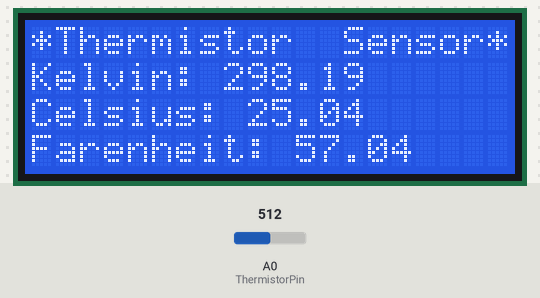
This program was run on a simulated Arduino Uno, built with avr-gcc and run on an emulated ATmega328P. On the bench: 20×4 character LCD. The inputs (shaded band) are chosen by the test bench; at power-on: A0 (ThermistorPin) = 512.

Above: at 1.3 s.
1.4 s: A0 (ThermistorPin) set to 716
At 2.5 s:
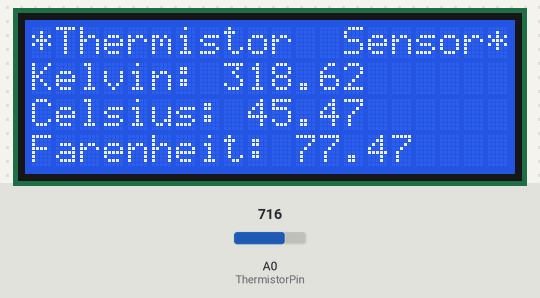
3.1 s: A0 (ThermistorPin) set to 900
At 4.4 s:
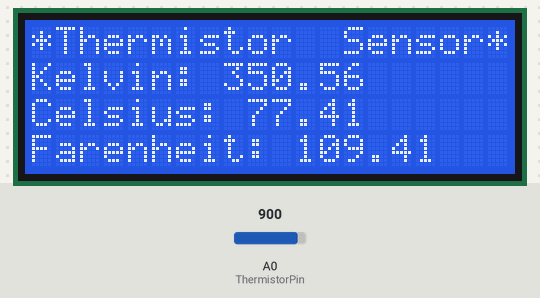
4.7 s: A0 (ThermistorPin) set to 1023
At 5.6 s:
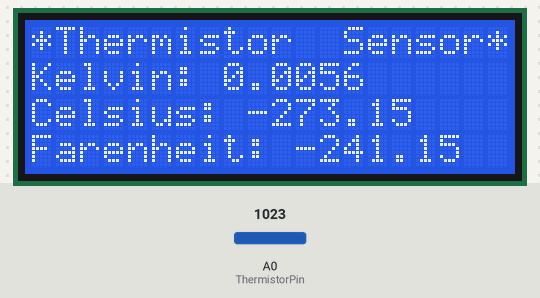
Timing chart, 0 to 7.7 s (numbered marks = the images above; inputs shaded):
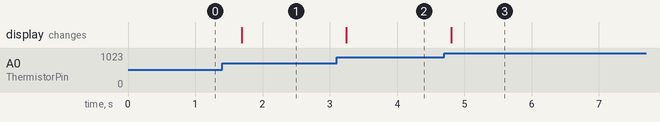

The program:

main.cpp
```cpp
#include <Arduino.h>
#include <Wire.h>
#include <LiquidCrystal_I2C.h>

LiquidCrystal_I2C lcd(0x27, 20, 4);

int ThermistorPin = A0;
float Vo;
float R1 = 10000; // value of R1 on board
float logR2, R2, Kelvin, Celsius, Farenheit;
float A = 0.001129148, B = 0.000234125, C = 0.0000000876741; //steinhart-hart coeficients for thermistor

void setup() {
  pinMode(ThermistorPin, INPUT);

  lcd.init();
  lcd.backlight();

  lcd.setCursor(0, 0);
  lcd.print("*Thermistor  Sensor*");

  lcd.setCursor(0, 1);
  lcd.print("Kelvin: ");

  lcd.setCursor(0, 2);
  lcd.print("Celsius: ");

  lcd.setCursor(0, 3);
  lcd.print("Farenheit: ");
}

void loop() {
  Vo = analogRead(ThermistorPin);
  R2 = R1 * (1023.0 / Vo - 1.0); //calculate resistance on thermistor
  logR2 = log(R2);
  Kelvin = (1.0 / (A + B*logR2 + C*pow(logR2, 3))); // temperature in Kelvin
  lcd.setCursor(8, 1);
  lcd.print(Kelvin);

  Celsius = Kelvin - 273.15; //convert Kelvin to Celcius
  lcd.setCursor(9, 2);
  lcd.print(Celsius);

  Farenheit = Celsius * (9 / 5) + 32.0; //convert Celcius to Farenheit
  lcd.setCursor(11, 3);
  lcd.print(Farenheit);

  delay(500);
}
```

Measured:
- after the input at 1.4 s, the display: changes after 0.29 s (image 1)
- after the input at 3.1 s, the display: changes after 0.15 s (image 2)
- after the input at 4.7 s, the display: changes after 0.11 s (image 3)
